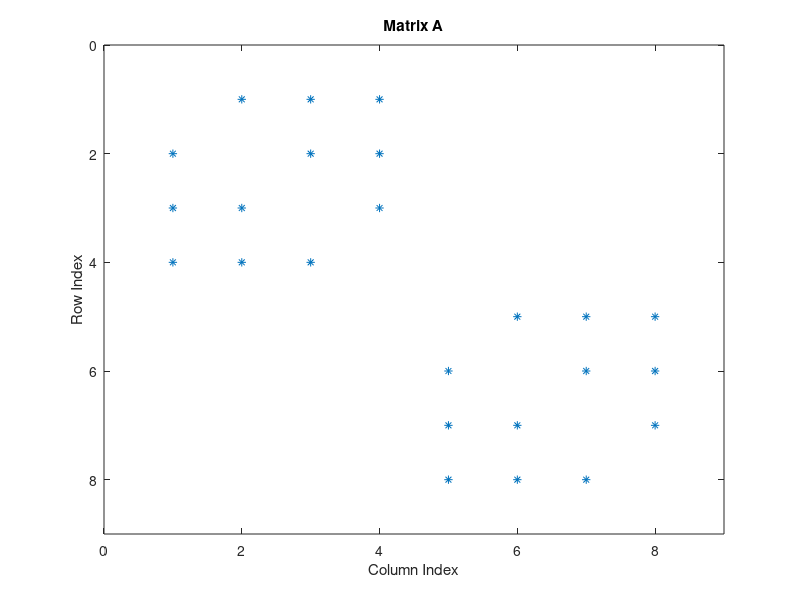
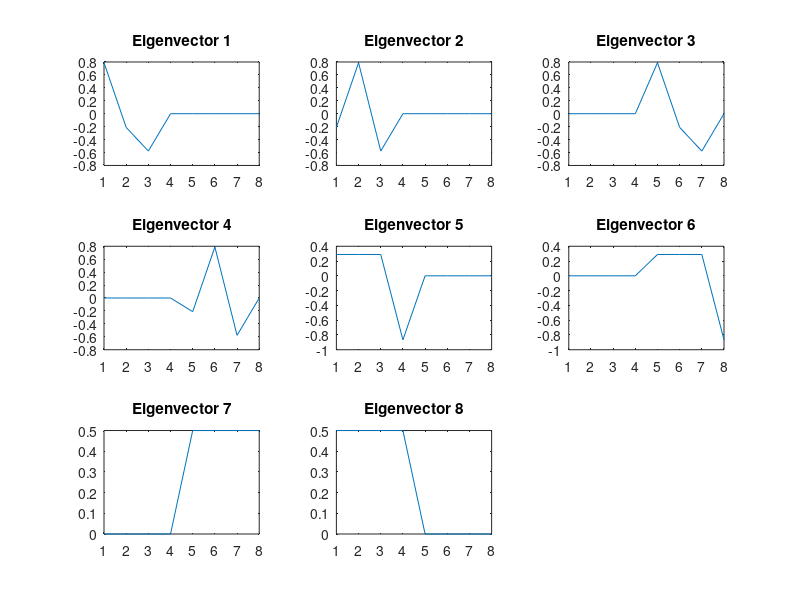

The MATLAB source for these figures, in order:
% Define the 8x8 matrix
A = [0 1 1 1 0 0 0 0;
     1 0 1 1 0 0 0 0;
     1 1 0 1 0 0 0 0;
     1 1 1 0 0 0 0 0;
     0 0 0 0 0 1 1 1;
     0 0 0 0 1 0 1 1;
     0 0 0 0 1 1 0 1;
     0 0 0 0 1 1 1 0];

% Compute eigenvalues and eigenvectors
[V, D] = eig(A);

% Extract eigenvalues from the diagonal matrix D
eigenvalues = diag(D);

% Display eigenvalues and eigenvectors
disp('Eigenvalues:');
disp(eigenvalues);

disp('Eigenvectors:');
disp(V);

% Plot the matrix
figure;
spy(A);
title('Matrix A');
xlabel('Column Index');
ylabel('Row Index');

% Plot eigenvectors
figure;
for i = 1:size(V, 2)
    subplot(3, 3, i);
    plot(V(:, i));
    title(['Eigenvector ', num2str(i)]);
end
